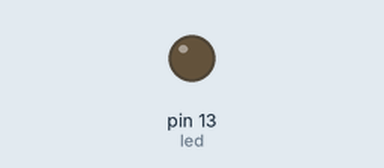
A sketch run on a simulated Arduino Uno, built with avr-gcc and run on an emulated ATmega328P. Shown: output pins drawn as LEDs (lit = HIGH).

Above: at 0.9 s.
At 2.95 s:
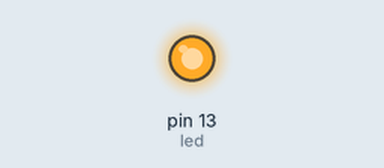
Timing chart, 0 to 3.3 s (numbered marks = the images above):
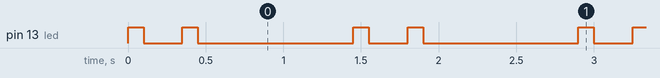

The sketch:

Heartbeat.ino
```cpp
int led = 13;

void setup() {
    pinMode(led, OUTPUT);
}

void loop() {
    digitalWrite(led, HIGH);
    delay(100);
    digitalWrite(led, LOW);
    delay(250);
    digitalWrite(led, HIGH);
    delay(100);
    digitalWrite(led, LOW);
    delay(1000);
}
```

Measured:
- by itself, pin 13 (led): repeats every 1.5 s: LOW 0.25 s, HIGH 0.10 s, LOW 1.0 s, HIGH 0.10 s
- by itself, everything shown: repeats every 1.5 s, in 4 steps
